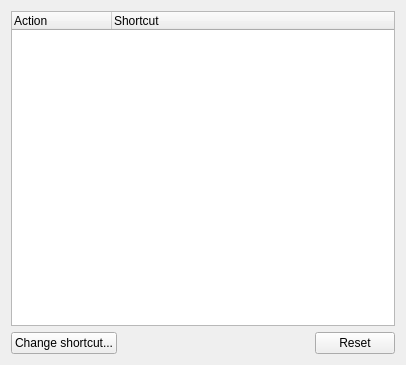
<?xml version="1.0" encoding="UTF-8"?>
<ui version="4.0">
 <class>QSUiHotkeyEditor</class>
 <widget class="QWidget" name="QSUiHotkeyEditor">
  <property name="geometry">
   <rect>
    <x>0</x>
    <y>0</y>
    <width>406</width>
    <height>365</height>
   </rect>
  </property>
  <property name="windowTitle">
   <string notr="true">Shortcuts</string>
  </property>
  <layout class="QGridLayout" name="gridLayout">
   <item row="1" column="1">
    <spacer name="horizontalSpacer_7">
     <property name="orientation">
      <enum>Qt::Horizontal</enum>
     </property>
     <property name="sizeHint" stdset="0">
      <size>
       <width>262</width>
       <height>20</height>
      </size>
     </property>
    </spacer>
   </item>
   <item row="1" column="0">
    <widget class="QPushButton" name="changeShortcutButton">
     <property name="text">
      <string>Change shortcut...</string>
     </property>
    </widget>
   </item>
   <item row="1" column="2">
    <widget class="QPushButton" name="resetShortcutsButton">
     <property name="text">
      <string>Reset</string>
     </property>
    </widget>
   </item>
   <item row="0" column="0" colspan="3">
    <widget class="QTreeWidget" name="shortcutTreeWidget">
     <property name="alternatingRowColors">
      <bool>true</bool>
     </property>
     <property name="animated">
      <bool>true</bool>
     </property>
     <column>
      <property name="text">
       <string>Action</string>
      </property>
     </column>
     <column>
      <property name="text">
       <string>Shortcut</string>
      </property>
     </column>
    </widget>
   </item>
  </layout>
 </widget>
 <resources/>
 <connections/>
</ui>
